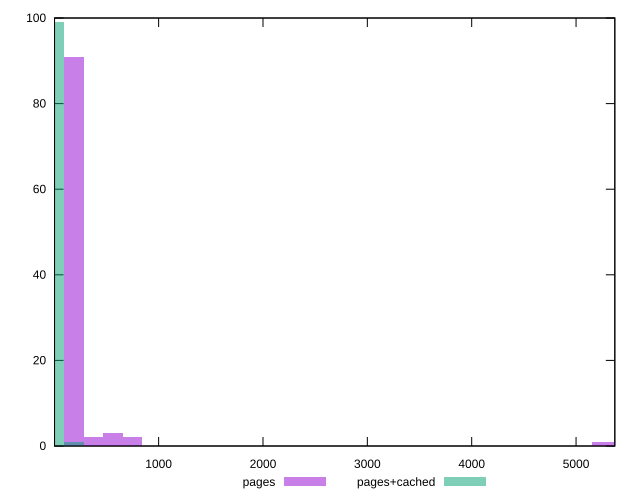

gnuplot code for this plot:
reset

$pages <<EOF
749.9342499147982 2
187.48356247869955 91
5249.539749403588 1
562.4506874360986 3
374.9671249573991 2
5437.023311882287 1
EOF

$pagesCached <<EOF
187.48356247869955 1
0 99
EOF

set key outside below
set boxwidth 187.48356247869955
set xrange [2.4120000000000004:5371.55]
set yrange [0:100]
set trange [0:100]
set style fill transparent solid 0.5 noborder
set terminal svg size 640, 500 enhanced background rgb 'white'
set output "report_00025_2021-02-22T21:38:55.199Z/server-response-time/comparison/histogram/0_vs_1.svg"

plot $pages title "pages" with boxes, \
     $pagesCached title "pages+cached" with boxes

reset
